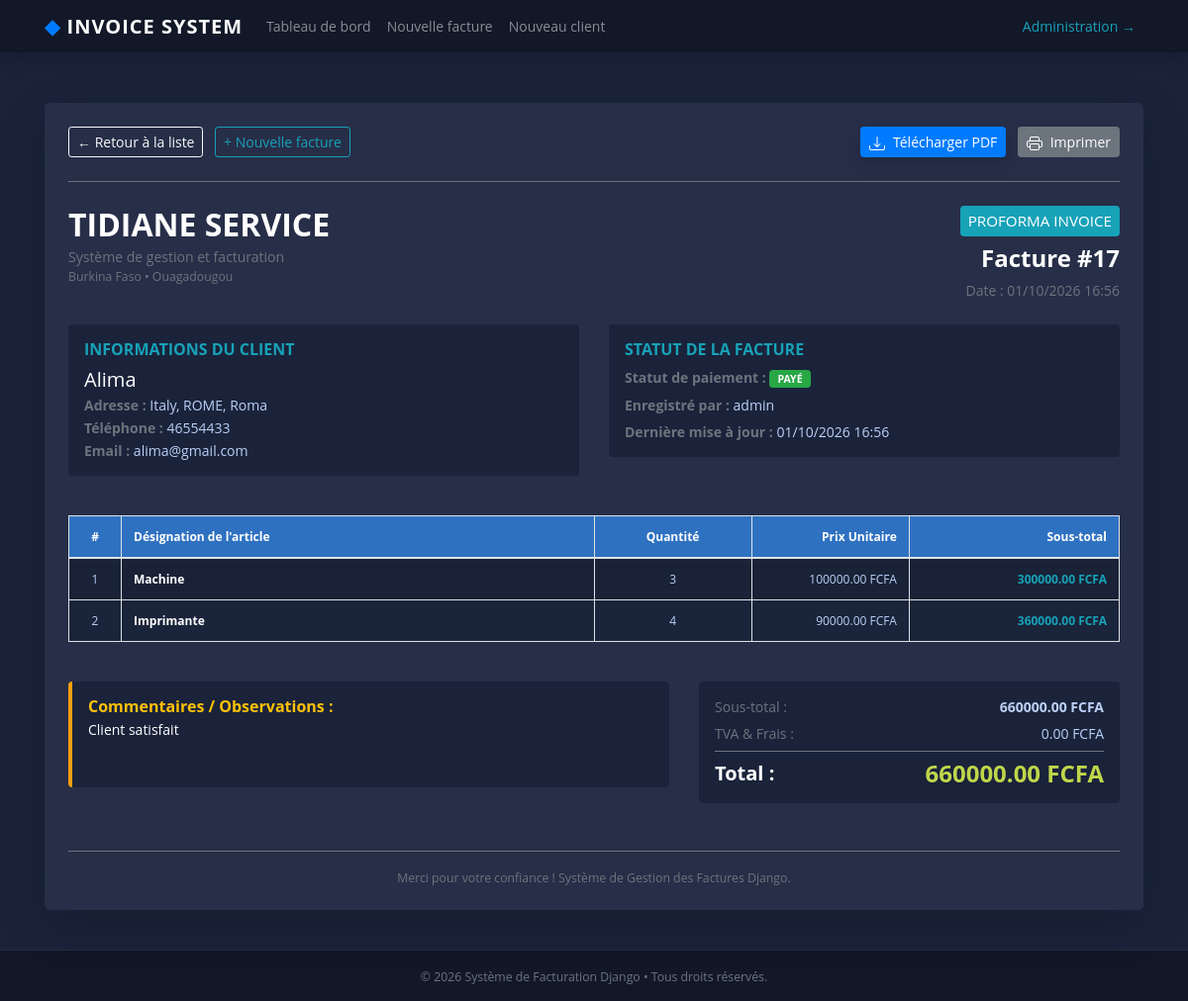
The page /view-invoice/17 on the database its author committed.
### fact_app/models.py (models this page shows, shortened)
class Invoice(models.Model):
    INVOICE_TYPE_CHOICES = (
        ('R', 'RECEIPT'),
        ('P', 'PROFORMA INVOICE'),
        ('I', 'INVOICE'),
    )
    customer = models.ForeignKey(
        Customer,
        on_delete=models.PROTECT
    )
    save_by = models.ForeignKey(
        User,
        on_delete=models.PROTECT
    )
    invoice_date_time = models.DateTimeField(
        auto_now_add=True
    )
    total = models.DecimalField(
        max_digits=12,
        decimal_places=2
    )
    last_update_date = models.DateTimeField(
        null=True,
        blank=True
    )
    paid = models.BooleanField(default=False)
    invoice_type = models.CharField(
        max_length=1,
        choices=INVOICE_TYPE_CHOICES
    )
    comments = models.TextField(
        null=True,
        max_length=100,
        blank=True
    )
    class Meta:
        verbose_name = "Invoice"
        verbose_name_plural = "Invoices"
    @property
    def get_total(self):
        articles = self.article_set.all()
        if articles.exists():
            return sum(article.get_total for article in articles)
        return self.total or 0

class Customer(models.Model):
    SEX_TYPES = (
        ('M', 'Masculin'),
        ('F', 'Féminin'),
    )
    name = models.CharField(max_length=132)
    email = models.EmailField()
    phone = models.CharField(max_length=132)
    address = models.CharField(max_length=64)
    sex = models.CharField(max_length=1, choices=SEX_TYPES)
    age = models.CharField(max_length=12)
    city = models.CharField(max_length=32)
    zip_code = models.CharField(max_length=16)
    created_date = models.DateTimeField(auto_now=True)
    save_by = models.ForeignKey(
        User,
        on_delete=models.PROTECT
    )
    class Meta:
        verbose_name = "Customer"
        verbose_name_plural = "Customers"

class Article(models.Model):
    invoice = models.ForeignKey(
        Invoice,
        on_delete=models.CASCADE
    )
    name = models.CharField(max_length=32)
    quantity = models.IntegerField()
    unit_price = models.DecimalField(
        max_digits=100,
        decimal_places=2
    )
    total = models.DecimalField(
        max_digits=100,
        decimal_places=2
    )
    class Meta:
        verbose_name = 'Article'
        verbose_name_plural = 'Articles'
    @property
    def get_total(self):
        total =  self.quantity * self.unit_price
        return total

### fact_app/views.py (the view)
# urls.py: path('view-invoice/<int:pk>', views.InvoiceVisualizationView.as_view(), name='view-invoice'),
class InvoiceVisualizationView(View):
    template_name = 'invoice.html'
    def get(self, request, *args, **kwargs):
        pk = kwargs.get('pk')
        context = get_invoice(pk)
        return render(request, self.template_name, context)

### fact_app/utils.py (called while the page is built)
def get_invoice(pk):
    obj = get_object_or_404(Invoice, pk=pk)
    articles = obj.article_set.all()
    context = {
        'obj': obj,
        'articles': articles,
    }
    return context

### templates/invoice.html (shortened to what this page needs)
{% extends "base.html" %}
{% load static %}
{% block content %}
<br>
<div class="row">
    <div class="col-12">
        <div class="card shadow-lg border-0 mb-4" style="background-color: #272E48; color: #bcd0f7;">
            <div class="card-body p-4">
                <div class="d-flex flex-wrap justify-content-between align-items-center mb-4 pb-3 border-bottom border-secondary">
                    <div>
                        <a href="{% url 'home' %}" class="btn btn-outline-light btn-sm mr-2 mb-2">
                            &larr; Retour à la liste
                        </a>
                        <a href="{% url 'add-invoice' %}" class="btn btn-outline-info btn-sm mb-2">
                            + Nouvelle facture
                        </a>
                    </div>
                    <div>
                        <a id="btn-download-pdf" href="{% url 'invoice-pdf' pk=obj.pk %}" class="btn btn-primary btn-sm mr-2 mb-2 shadow">
                            Télécharger PDF
                        </a>
                        <button onclick="window.print()" class="btn btn-secondary btn-sm mb-2">
                            Imprimer
                        </button>
                    </div>
                </div>
                <div class="row mb-4">
                    <div class="col-md-6 mb-3">
                        <h2 class="text-white font-weight-bold mb-1">TIDIANE SERVICE</h2>
                        <p class="text-muted mb-0">Système de gestion et facturation</p>
                        <small class="text-muted">Burkina Faso &bull; Ouagadougou</small>
                    </div>
                    <div class="col-md-6 text-md-right">
                        <span class="badge badge-info p-2 font-weight-normal mb-2" style="font-size: 0.95rem;">
                            {{ obj.get_invoice_type_display }}
                        </span>
                        <h4 class="text-white font-weight-bold">Facture #{{ obj.id }}</h4>
                        <p class="text-muted mb-0">Date : {{ obj.invoice_date_time|date:"d/m/Y H:i" }}</p>
                    </div>
                </div>
                <div class="row mb-4">
                    <div class="col-md-6 mb-3">
                        <div class="p-3 rounded" style="background-color: #1a233a;">
                            <h6 class="text-uppercase text-info font-weight-bold mb-2">Informations du Client</h6>
                            <h5 class="text-white mb-1">{{ obj.customer.name }}</h5>
                            <p class="mb-1"><strong class="text-muted">Adresse :</strong> {{ obj.customer.address|default:"Non spécifiée" }}, {{ obj.customer.city }}</p>
                            <p class="mb-1"><strong class="text-muted">Téléphone :</strong> {{ obj.customer.phone|default:"Non spécifié" }}</p>
                            <p class="mb-0"><strong class="text-muted">Email :</strong> {{ obj.customer.email|default:"Non spécifié" }}</p>
                        </div>
                    </div>
                    <div class="col-md-6 mb-3">
                        <div class="p-3 rounded" style="background-color: #1a233a;">
                            <h6 class="text-uppercase text-info font-weight-bold mb-2">Statut de la Facture</h6>
                            <p class="mb-2">
                                <strong class="text-muted">Statut de paiement :</strong>
                                {% if obj.paid %}
                                    <span class="badge badge-success px-2 py-1">PAYÉ</span>
                                {% else %}
                                    <span class="badge badge-danger px-2 py-1">NON PAYÉ</span>
                                {% endif %}
                            </p>
                            <p class="mb-2"><strong class="text-muted">Enregistré par :</strong> {{ obj.save_by.username|default:"Administrateur" }}</p>
                            <p class="mb-0"><strong class="text-muted">Dernière mise à jour :</strong> {{ obj.last_update_date|date:"d/m/Y H:i"|default:obj.invoice_date_time|date:"d/m/Y H:i" }}</p>
                        </div>
                    </div>
                </div>
                <div class="table-responsive mb-4">
                    <table class="table table-bordered table-striped" style="background-color: #1a243a; color: #bcd0f7;">
                        <thead style="background-color: #2f71c1; color: #ffffff;">
                            <tr>
                                <th style="width: 5%;" class="text-center">#</th>
                                <th style="width: 45%;">Désignation de l'article</th>
                                <th style="width: 15%;" class="text-center">Quantité</th>
                                <th style="width: 15%;" class="text-right">Prix Unitaire</th>
                                <th style="width: 20%;" class="text-right">Sous-total</th>
                            </tr>
                        </thead>
                        <tbody>
                            {% for article in articles %}
                            <tr>
                                <td class="text-center">{{ forloop.counter }}</td>
                                <td class="font-weight-bold text-white">{{ article.name }}</td>
                                <td class="text-center">{{ article.quantity }}</td>
                                <td class="text-right">{{ article.unit_price }} FCFA</td>
                                <td class="text-right font-weight-bold text-info">{{ article.get_total }} FCFA</td>
                            </tr>
                            {% empty %}
                            <tr>
                                <td colspan="5" class="text-center text-muted py-3">Aucun article enregistré pour cette facture.</td>
                            </tr>
                            {% endfor %}
                        </tbody>
                    </table>
                </div>
                <div class="row">
                    <div class="col-md-7 mb-3">
                        {% if obj.comments %}
                        <div class="p-3 rounded h-100" style="background-color: #1a233a; border-left: 4px solid #f59e0b;">
                            <h6 class="text-warning font-weight-bold mb-1">Commentaires / Observations :</h6>
                            <p class="mb-0 text-white">{{ obj.comments }}</p>
                        </div>
                        {% endif %}
                    </div>
                    <div class="col-md-5">
                        <div class="p-3 rounded" style="background-color: #1a233a;">
                            <div class="d-flex justify-content-between mb-2">
                                <span class="text-muted">Sous-total :</span>
                                <span class="font-weight-bold">{{ obj.get_total }} FCFA</span>
                            </div>
                            <div class="d-flex justify-content-between mb-2">
                                <span class="text-muted">TVA &amp; Frais :</span>
                                <span>0.00 FCFA</span>
                            </div>
                            <hr class="border-secondary my-2">
                            <div class="d-flex justify-content-between align-items-center">
                                <h5 class="text-white mb-0 font-weight-bold">Total :</h5>
                                <h4 class="text-success mb-0 font-weight-bold">{{ obj.get_total }} FCFA</h4>
                            </div>
                        </div>
                    </div>
                </div>
                <div class="text-center mt-5 pt-3 border-top border-secondary text-muted">
                    <small>Merci pour votre confiance ! Système de Gestion des Factures Django.</small>
                </div>
            </div>
        </div>
    </div>
</div>
{% endblock content %}

### fact_app/static/style.css (style rules this page uses)
body { margin: 0; padding: 0; font: 400 .875rem 'Open Sans', sans-serif; color: #bcd0f7; background: #1A233A; position: relative; height: 100%; }
.card { background: #272E48; -webkit-border-radius: 5px; -moz-border-radius: 5px; border-radius: 5px; border: 0; margin-bottom: 1rem; }
.table { background: #1a243a; color: #bcd0f7; font-size: .75rem; }
.text-success { color: #c0d64a !important; }

### rows shown on the page
Invoice: invoice_type "PROFORMA INVOICE", id "17", invoice_date_time "01/10/2026 16:56", customer.name "Alima", customer.address "Italy, ROME", customer.city "Roma", customer.phone "46554433", customer.email "alima@gmail.com", save_by.username "admin", last_update_date "01/10/2026 16:56", comments "Client satisfait", get_total "660000.00"
Article: name "Machine", quantity "3", unit_price "100000.00", get_total "300000.00"
Article: name "Imprimante", quantity "4", unit_price "90000.00", get_total "360000.00"
